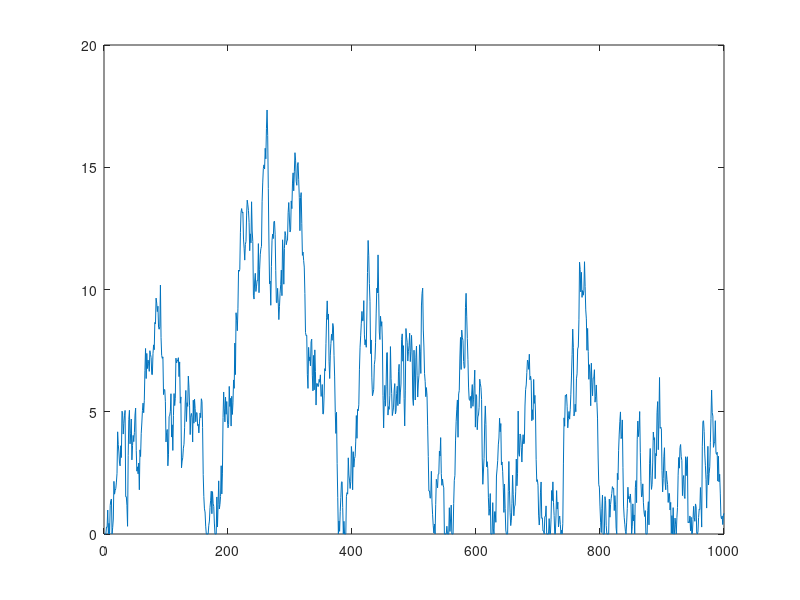

The MATLAB source for this figure:
clear

T=1000; %Simulate for a 1000 periods
Y=zeros(T,1);
V=randn(T,1);
RHO=0.99;
for i=2:T
temp=Y(i-1)*RHO+V(i,1);
if temp>=0
%if temp>0 && temp<1
% if temp>0 || temp>1
    Y(i)=temp;
end
end

plot(Y);
